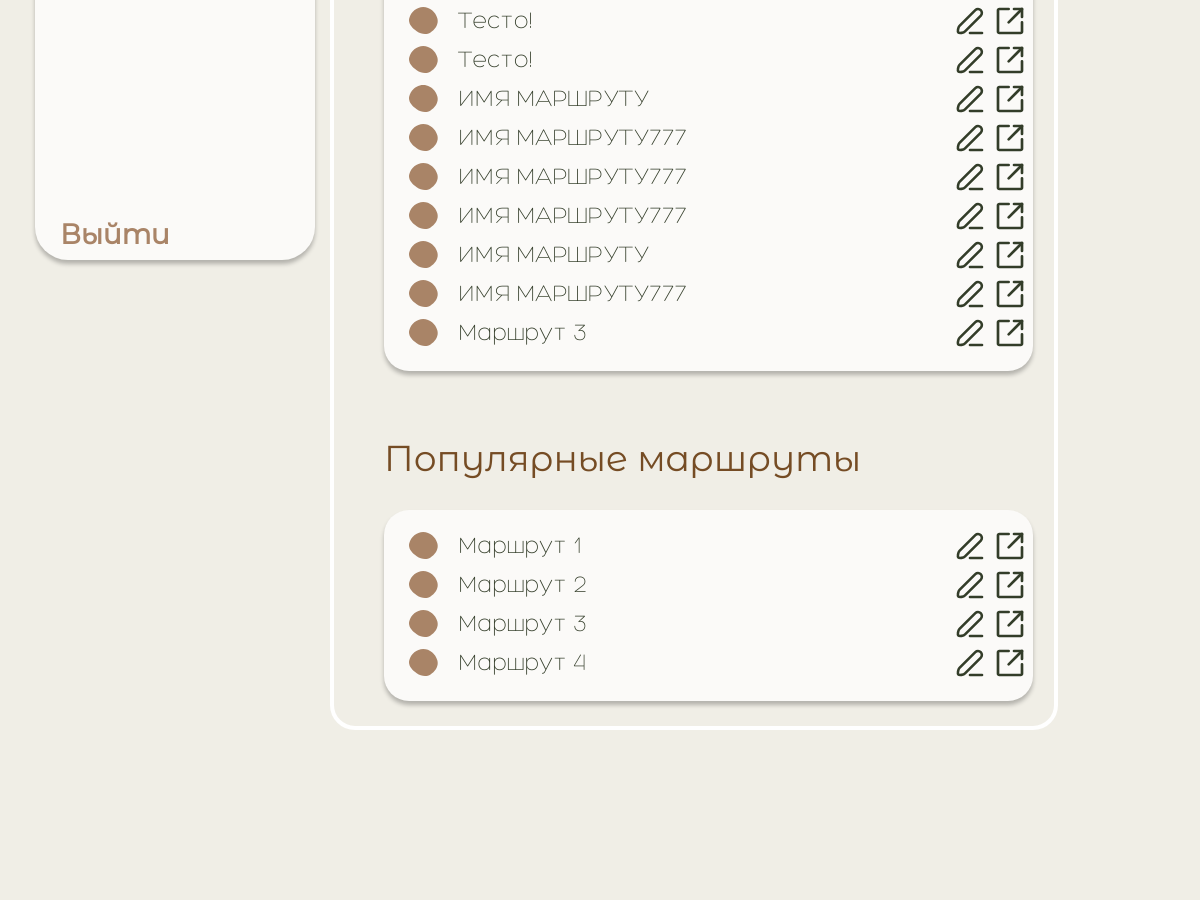
Before: /profile/routes (signed in, middle part) with the older database file.
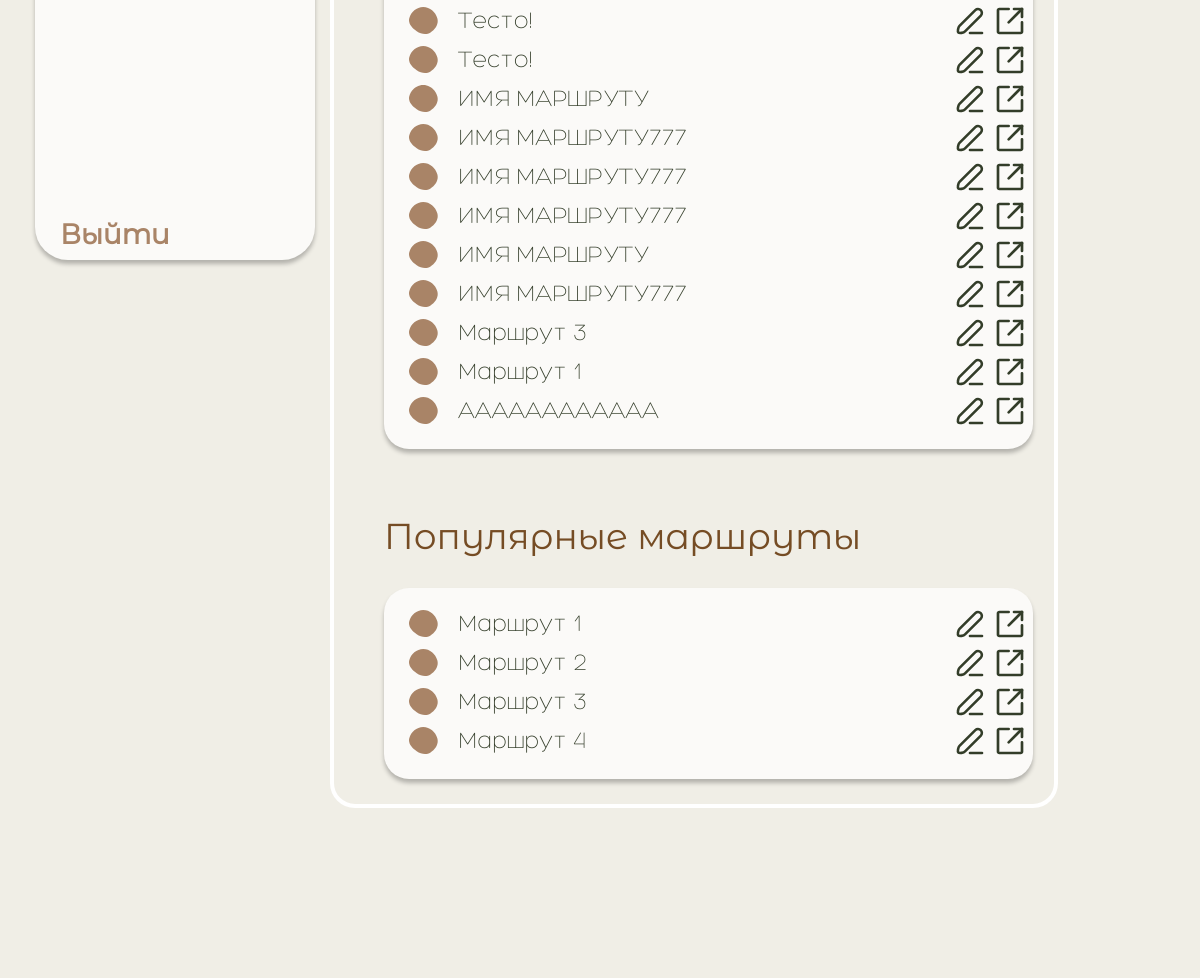
After: the same page with the newer database file.
### belka/models.py (models this page shows, shortened)
class Route(models.Model):
    name = models.TextField()
    short_description = models.TextField()
    rating = models.FloatField()
    votes = models.IntegerField()
    creator = models.IntegerField()
    marshrut = models.TextField()

### belka/views.py (the view)
# urls.py: path('profile/routes', profile_routes_page),
@login_required
def profile_routes_page(request):
    favs = UserFavourites.objects.get_or_create(user_id=request.user.id)
    routes = serializers.serialize("json", Route.objects.all().order_by('rating').reverse())
    places = Place.objects.all()
    for place in places:
        place.image = place.image.replace("static/", "")
    places = serializers.serialize("json", Place.objects.all())
    context = {
        'routes': routes,
        'places': places,
        'personalRoutes': Route.objects.filter(creator=request.user.id)
    }
    return render(request, 'marsruty.html', context)

### templates/marsruty.html (shortened to what this page needs)
{% load static %}
<!DOCTYPE html>
<html>
<head>
    <link rel="stylesheet" href="{% static 'css/main.css' %}">
    <link rel="stylesheet" href="{% static 'css/main1.css' %}">
    <link rel="stylesheet" href="{% static 'css/main2.css' %}">
    <link rel="stylesheet" href="{% static 'css/main3.css' %}">
    <link rel="stylesheet" href="{% static 'css/main4.css' %}">
</head>
<body>
<div class="wrapper">
    <div class="content">
        <div class="dannie">
            <div class="smallmenu">
                <a href="../logout" style='margin-top:400px;'>Выйти</a>
            </div>
            <div class="marsruty">
                <div class="marshr">
                    {% for personal_route in personalRoutes %}
                        <div class="namemarshr">
                            <p onclick="openEdit({{ personal_route.id }})">{{ personal_route.name }}</p>
                            <svg class="edit1" viewBox="0 0 37 37" onclick="openEdit({{ personal_route.id }})"
                                 fill="none" xmlns="http://www.w3.org/2000/svg">
                                <path d="M31.0635 12.2407L12.7639 30.5403C11.1297 32.1899 6.24265 32.9452 5.05557 31.8506C3.86849 30.756 4.73179 25.8691 6.36596 24.2195L24.6656 5.9199C25.5105 5.11516 26.6367 4.67264 27.8035 4.68686C28.9702 4.70109 30.0851 5.17092 30.9102 5.99602C31.7353 6.82111 32.2052 7.9361 32.2194 9.10287C32.2338 10.2696 31.7911 11.3957 30.9864 12.2407H31.0635Z"
                                      stroke="#333D29" stroke-width="3" stroke-linecap="round" stroke-linejoin="round"/>
                                <path d="M32.375 32.375H18.5" stroke="#333D29" stroke-width="3" stroke-linecap="round"
                                      stroke-linejoin="round"/>
                            </svg>
                            <svg onclick="exportRouteById({{ personal_route.id }})" class="export1"
                                 viewBox="0 0 36 36"
                                 fill="none" xmlns="http://www.w3.org/2000/svg">
                                <path d="M22.5 4.5H31.5V13.5" stroke="#333D29" stroke-width="3" stroke-linecap="round"
                                      stroke-linejoin="round"/>
                                <path d="M31.5 19.5V30C31.5 30.3978 31.342 30.7794 31.0607 31.0607C30.7794 31.342 30.3978 31.5 30 31.5H6C5.60218 31.5 5.22064 31.342 4.93934 31.0607C4.65804 30.7794 4.5 30.3978 4.5 30V6C4.5 5.60218 4.65804 5.22064 4.93934 4.93934C5.22064 4.65804 5.60218 4.5 6 4.5H16.5"
                                      stroke="#333D29" stroke-width="3" stroke-linecap="round" stroke-linejoin="round"/>
                                <path d="M16.5 19.5L31.5 4.5" stroke="#333D29" stroke-width="3" stroke-linecap="round"
                                      stroke-linejoin="round"/>
                            </svg>
                        </div>
                    {% endfor %}
                </div>
                <h1>Популярные маршруты </h1>
                <div class="marshr">
                    <div class="namemarshr">
                        <p onclick="openEdit(1)" id=popular0>sdgsg</p>
                        <a id=hrefedit1 href="">
                        </a>
                    </div>
                    <div class="namemarshr">
                        <p onclick="openEdit(2)" id=popular1>sdgsg</p>
                        <a id=hrefedit2 href="">
                        </a>
                    </div>
                    <div class="namemarshr">
                        <p onclick="openEdit(3)" id=popular2>sdgsg</p>
                        <a id=hrefedit3 href="">
                        </a>
                    </div>
                    <div class="namemarshr">
                        <p onclick="openEdit(4)" id=popular3>sdgsg</p>
                        <a id=hrefedit4 href="">
                        </a>
                    </div>
                </div>
            </div>
        </div>
    </div>
</div>
</body>
</html>

Changed rows visible on the page:
added Route: name "Маршрут 1"
added Route: name "АААААААААААА"
